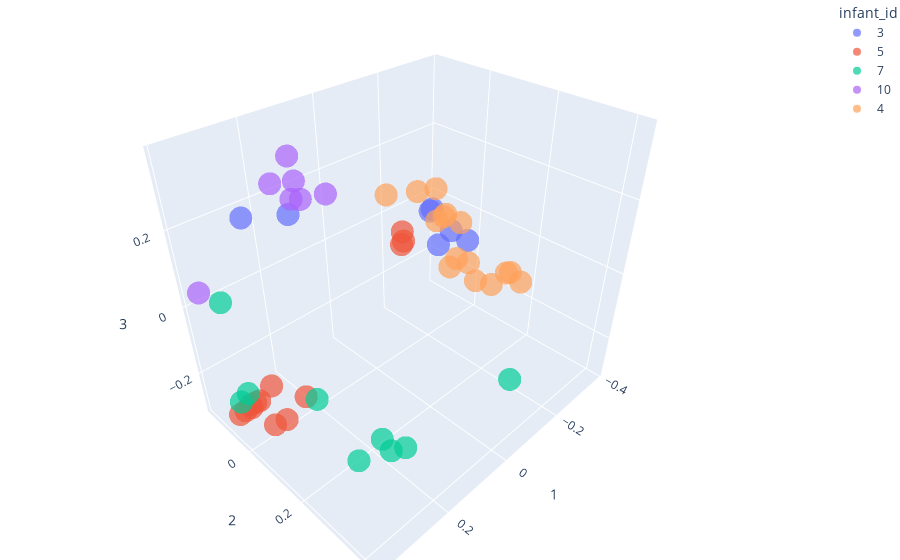

Source (notebook cell):
### Markdown cell above
### Infant clustering
When coloring by infant_id, distinct clusters are visible. However, multiple clusters also appear within the same infant.

### Code cell
fig = px.scatter_3d(pcoa_braycurtis_metadata_246_merged,
                    x=1,
                    y=2,
                    z=3,
                    color='infant_id',
                    opacity=0.7)

fig.update_layout(margin=dict(l=0, r=0, b=0, t=0))
fig.show()

### Figure 1 — Plotly figure (JSON) as saved in the notebook; plotly's stock layout.template omitted (floating-point values rounded to 4 significant figures)
{"data": [{"hovertemplate": "infant_id=3<br>1=%{x}<br>2=%{y}<br>3=%{z}<extra></extra>", "legendgroup": "3", "marker": {"color": "#636efa", "opacity": 0.7, "symbol": "circle"}, "mode": "markers", "name": "3", "scene": "scene", "showlegend": true, "type": "scatter3d", "x": [0.05686, 0.0979, 0.25, 0.2218, 0.07062, -0.2632, -0.3262], "y": [0.3368, 0.3004, -0.1456, -0.003058, 0.3071, -0.05339, -0.1195], "z": [0.2516, 0.244, 0.1818, 0.2365, 0.2659, 0.03761, -0.02044]}, {"hovertemplate": "infant_id=5<br>1=%{x}<br>2=%{y}<br>3=%{z}<extra></extra>", "legendgroup": "5", "marker": {"color": "#EF553B", "opacity": 0.7, "symbol": "circle"}, "mode": "markers", "name": "5", "scene": "scene", "showlegend": true, "type": "scatter3d", "x": [-0.2592, -0.2582, 0.3391, 0.3773, 0.3569, 0.3159, 0.3382, 0.2789, 0.3258, 0.2257, 0.2942, 0.3264, -0.2486], "y": [-0.1645, -0.1588, -0.08845, -0.07303, -0.08309, -0.0829, -0.08612, -0.07948, -0.08552, -0.01355, -0.003893, -0.005877, -0.1574], "z": [-0.07951, -0.1074, -0.2862, -0.2804, -0.2901, -0.2849, -0.2951, -0.2575, -0.2854, -0.2861, -0.3085, -0.3034, -0.1144]}, {"hovertemplate": "infant_id=7<br>1=%{x}<br>2=%{y}<br>3=%{z}<extra></extra>", "legendgroup": "7", "marker": {"color": "#00cc96", "opacity": 0.7, "symbol": "circle"}, "mode": "markers", "name": "7", "scene": "scene", "showlegend": true, "type": "scatter3d", "x": [0.3333, 0.3723, 0.3548, 0.2471, 0.2383, 0.2798, 0.2402, 0.3002, -0.002833], "y": [-0.1508, -0.06561, -0.0579, 0.3178, 0.3526, 0.1132, 0.2829, 0.2735, 0.4253], "z": [-0.008202, -0.2369, -0.2153, -0.1953, -0.1642, -0.1658, -0.1929, -0.2196, -0.08533]}, {"hovertemplate": "infant_id=10<br>1=%{x}<br>2=%{y}<br>3=%{z}<extra></extra>", "legendgroup": "10", "marker": {"color": "#ab63fa", "opacity": 0.7, "symbol": "circle"}, "mode": "markers", "name": "10", "scene": "scene", "showlegend": true, "type": "scatter3d", "x": [0.3836, 0.2051, 0.2398, 0.2146, 0.2584, 0.244, 0.1974], "y": [-0.1403, 0.1061, 0.07237, 0.005671, 0.002685, 0.04739, -0.006352], "z": [0.05081, 0.3183, 0.3073, 0.3663, 0.3216, 0.2995, 0.3026]}, {"hovertemplate": "infant_id=4<br>1=%{x}<br>2=%{y}<br>3=%{z}<extra></extra>", "legendgroup": "4", "marker": {"color": "#FFA15A", "opacity": 0.7, "symbol": "circle"}, "mode": "markers", "name": "4", "scene": "scene", "showlegend": true, "type": "scatter3d", "x": [-0.342, -0.3388, -0.364, -0.3698, -0.3817, -0.3774, -0.2496, -0.1765, -0.3698, -0.2654, -0.2121, -0.2916, -0.3763, -0.3722, -0.3379], "y": [-0.05151, -0.02517, -0.1343, -0.005731, -0.11, -0.1128, -0.09586, -0.1391, -0.1338, 0.16, 0.1492, 0.0241, 0.1255, 0.1412, 0.2008], "z": [-0.186, -0.1431, 0.03092, -0.1627, -0.04909, -0.057, 0.07851, 0.07989, -0.07599, -0.1029, -0.0698, 0.01603, -0.1376, -0.1261, -0.1113]}], "layout": {"legend": {"title": {"text": "infant_id"}, "tracegroupgap": 0}, "margin": {"b": 0, "l": 0, "r": 0, "t": 0}, "scene": {"domain": {"x": [0, 1], "y": [0, 1]}, "xaxis": {"title": {"text": "1"}}, "yaxis": {"title": {"text": "2"}}, "zaxis": {"title": {"text": "3"}}}}}
